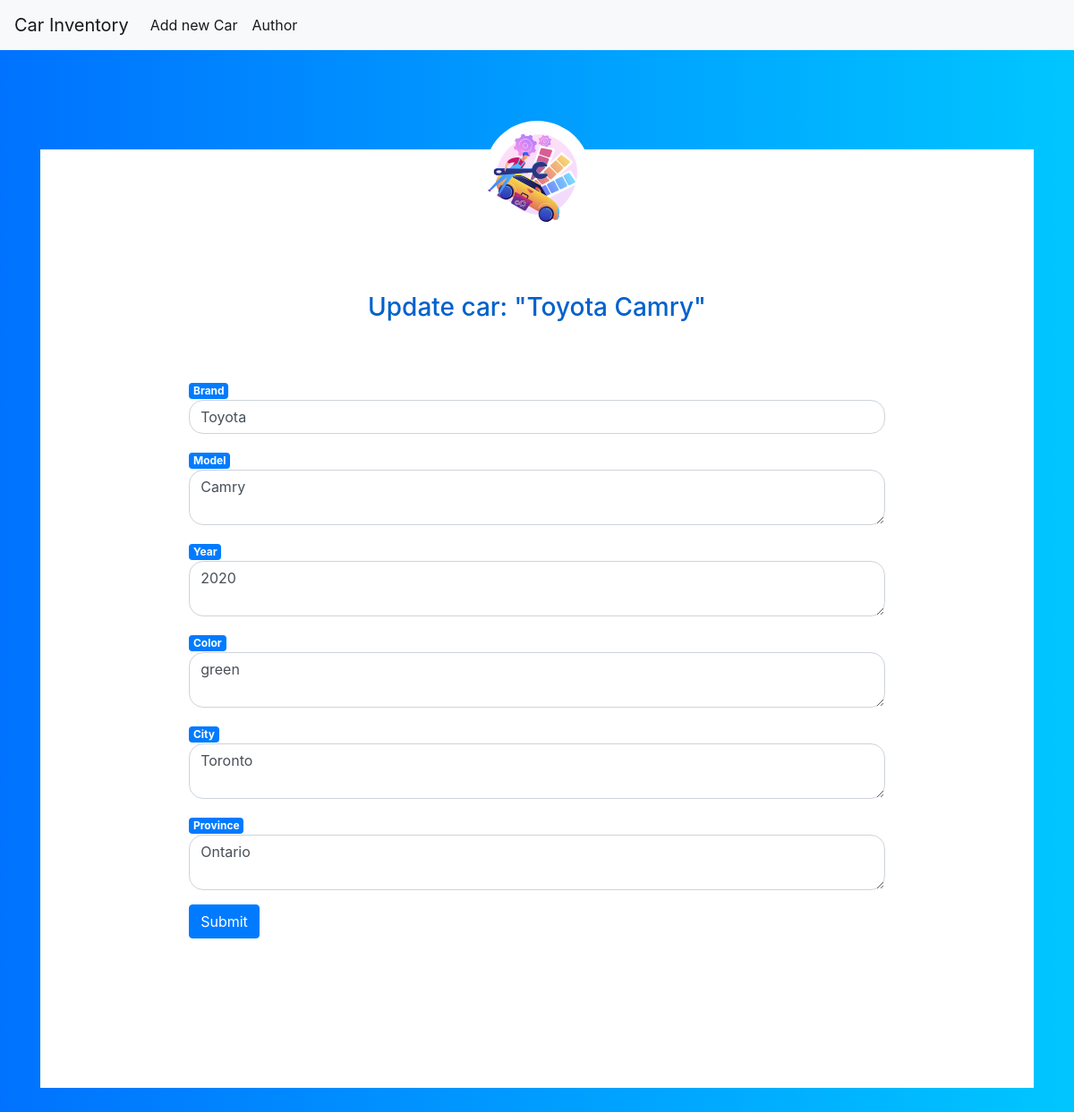
/1/edit, run on an earlier commit of the app's database.
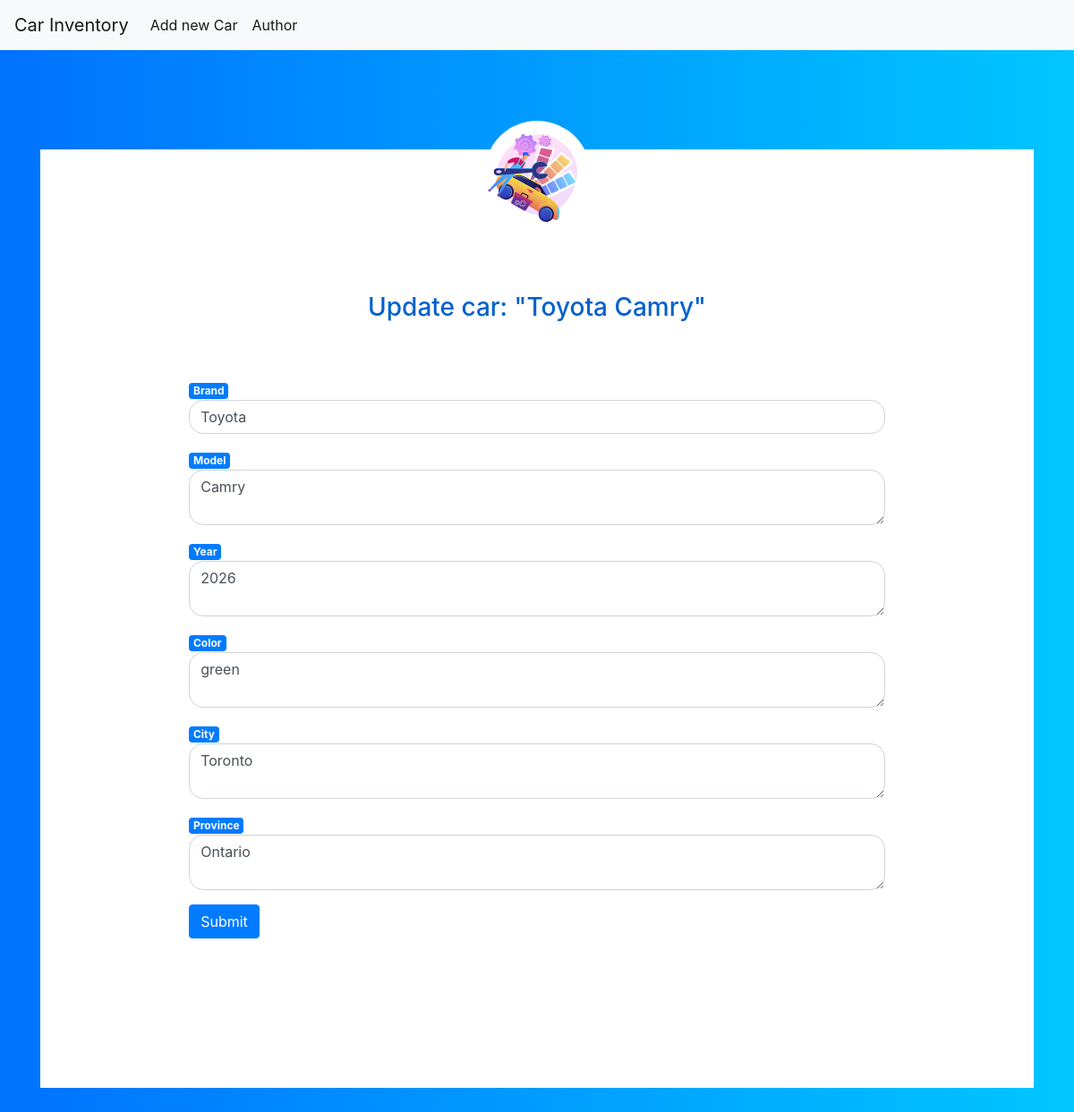
And on a later commit of the database.
### tables this page shows
CREATE TABLE cars (
    id INTEGER PRIMARY KEY AUTOINCREMENT,
    created TIMESTAMP NOT NULL DEFAULT CURRENT_TIMESTAMP,
    brand TEXT NOT NULL,
    model TEXT NOT NULL,
    m_year INTEGER,
    color TEXT,
    province TEXT,
    city TEXT
);

### app.py (the view, shortened to what this page needs)
@app.route('/<int:id>/edit', methods=('GET', 'POST'))
def edit(id):
    currentDateTime = datetime.datetime.now()
    car = get_car(id)
    return render_template('edit.html', car=car)

### app.py (called while the page is built)
def get_db_connection():
    conn = sqlite3.connect(db_connection_string)
    conn.row_factory = sqlite3.Row
    return conn

def get_car(car_id):
    conn = get_db_connection()
    car = conn.execute('SELECT * FROM cars WHERE id = ?',
                        (car_id,)).fetchone()
    conn.close()
    if car is None:
        abort(404)
    return car

### templates/edit.html (shortened to what this page needs)
{% extends 'common.html' %}
{% block content %}
<div class="container contact-form">
            <div class="contact-image">
              <img src="{{url_for('static', filename='img/car_edit.svg')}}" width="250" align="middle" />
            </div>
            <form method="post">
                <div class="form-group">
                    <div class="form-group">
                        <h3>Update car: "{{ car['brand'] }} {{ car['model'] }}"</h3>
                    </div>
                    <span class="badge badge-primary">Brand</span><br>
                    <input type="text" name="brand" placeholder="Car Brand"
                           class="form-control"
                           value="{{ request.form['brand'] or car['brand'] }}">
                </div>
                <div class="form-group">
                    <span class="badge badge-primary">Model</span><br>
                    <textarea name="model" placeholder="Car model"
                              class="form-control">{{ request.form['model'] or car['model'] }}</textarea>
                </div>
                <div class="form-group">
                    <span class="badge badge-primary">Year</span><br>
                    <textarea name="m_year" placeholder="Year"
                              class="form-control">{{ request.form['m_year'] or car['m_year'] }}</textarea>
                </div>
                <div class="form-group">
                    <span class="badge badge-primary">Color</span><br>
                    <textarea name="color" placeholder="Color"
                              class="form-control">{{ request.form['color'] or car['color'] }}</textarea>
                </div>
                <div class="form-group">
                    <span class="badge badge-primary">City</span><br>
                    <textarea name="city" placeholder="City"
                              class="form-control">{{ request.form['city'] or car['city'] }}</textarea>
                </div>
                <div class="form-group">
                    <span class="badge badge-primary">Province</span><br>
                    <textarea name="province" placeholder="province"
                              class="form-control">{{ request.form['province'] or car['province'] }}</textarea>
                </div>
                <div class="form-group">
                    <button type="submit" class="btn btn-primary">Submit</button>
                </div>
            </form>
</div>
{% endblock %}

What changed in the data, as far as the page shows it:
changed cars "Toyota": m_year "2020" → "2026"
